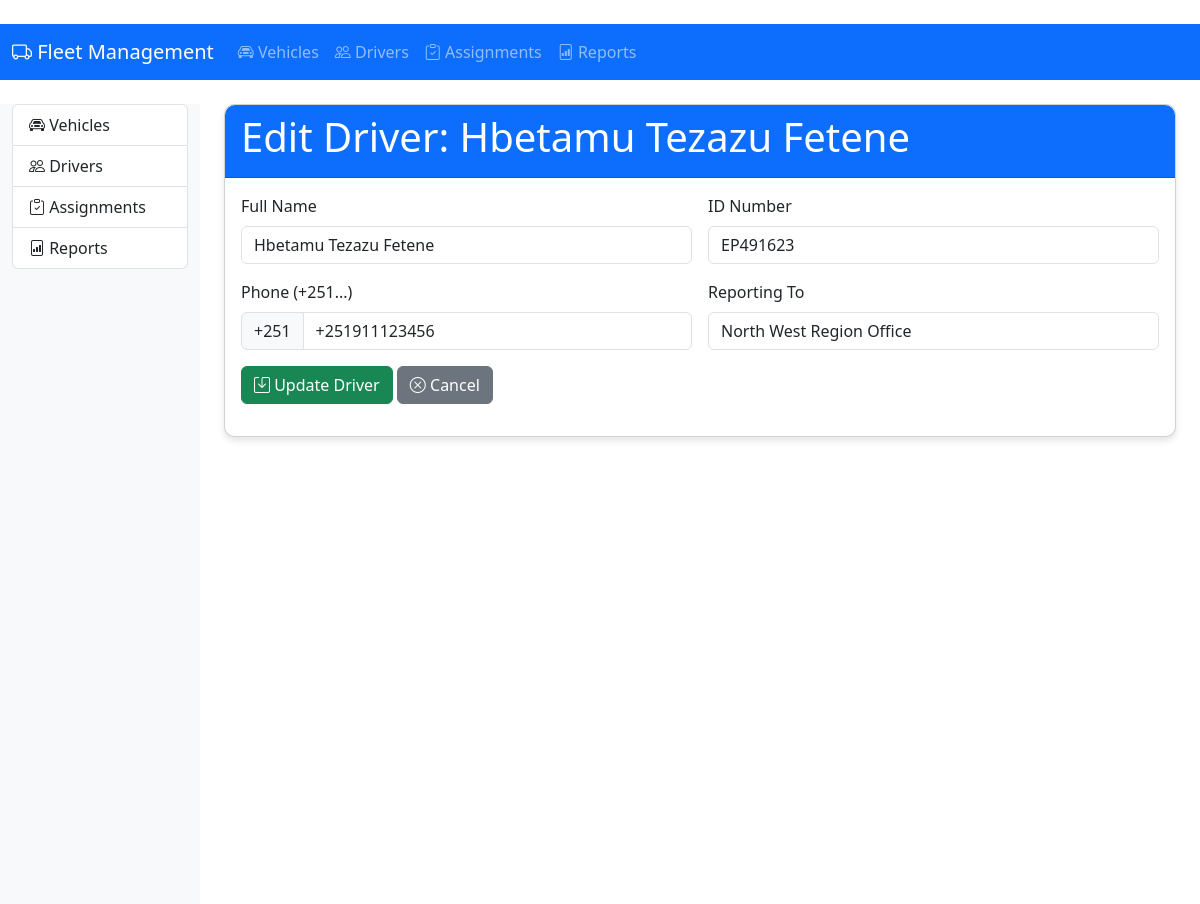
The app's page /drivers/6 with its own data.
### app.py (models this page shows)
class Driver(db.Model):
    id = db.Column(db.Integer, primary_key=True)
    name = db.Column(db.String(100), nullable=False)
    id_number = db.Column(db.String(50), unique=True)
    phone = db.Column(db.String(15))
    reporting_to = db.Column(db.String(100))
    assignments = db.relationship('Assignment', backref='driver')

### app.py (the view, shortened to what this page needs)
@app.route('/drivers/<int:driver_id>', methods=['GET', 'POST'])
def edit_driver(driver_id):
    driver = Driver.query.get_or_404(driver_id)
    return render_template('edit_driver.html', driver=driver)

### app.py (called while the page is built)
@app.before_request
def create_tables():
    db.create_all()

### templates/edit_driver.html
﻿{% extends "base.html" %}
{% block content %}
<div class="container">
    <div class="card">
        <div class="card-header bg-primary text-white">
            <h1>Edit Driver: {{ driver.name }}</h1>
        </div>
        <div class="card-body">
            <form method="POST">
                <div class="row g-3">
                    <div class="col-md-6">
                        <label class="form-label">Full Name</label>
                        <input type="text" class="form-control" name="name" value="{{ driver.name }}" required>
                    </div>
                    <div class="col-md-6">
                        <label class="form-label">ID Number</label>
                        <input type="text" class="form-control" name="id_number" value="{{ driver.id_number }}" required>
                    </div>
                    <div class="col-md-6">
                        <label class="form-label">Phone (+251...)</label>
                        <div class="input-group">
                            <span class="input-group-text">+251</span>
                            <input type="text" class="form-control" name="phone" value="{{ driver.phone }}" required>
                        </div>
                    </div>
                    <div class="col-md-6">
                        <label class="form-label">Reporting To</label>
                        <input type="text" class="form-control" name="reporting_to" value="{{ driver.reporting_to }}">
                    </div>
                    <div class="col-12">
                        <button type="submit" class="btn btn-success">
                            <i class="bi bi-save"></i> Update Driver
                        </button>
                        <a href="/drivers" class="btn btn-secondary">
                            <i class="bi bi-x-circle"></i> Cancel
                        </a>
                    </div>
                </div>
            </form>
        </div>
    </div>
</div>
{% endblock %}

### templates/base.html (style rules this page uses)
.card { margin-bottom: 20px; border-radius: 10px; box-shadow: 0 4px 6px rgba(0,0,0,0.1); }
.card-header { border-radius: 10px 10px 0 0 !important; }

### records on screen
Driver: name "Hbetamu Tezazu Fetene", id_number "EP491623", phone "+251911123456", reporting_to "North West Region Office"
